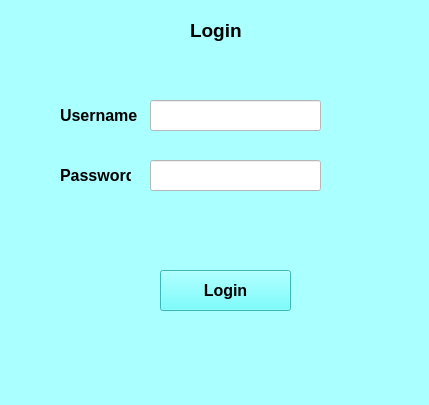
<?xml version="1.0" encoding="UTF-8"?>
<ui version="4.0">
 <class>MainWindow</class>
 <widget class="QMainWindow" name="MainWindow">
  <property name="geometry">
   <rect>
    <x>0</x>
    <y>0</y>
    <width>429</width>
    <height>405</height>
   </rect>
  </property>
  <property name="windowTitle">
   <string>MainWindow</string>
  </property>
  <property name="styleSheet">
   <string notr="true">background-color: rgb(170, 255, 255);</string>
  </property>
  <widget class="QWidget" name="centralwidget">
   <widget class="QLabel" name="label">
    <property name="geometry">
     <rect>
      <x>190</x>
      <y>10</y>
      <width>61</width>
      <height>41</height>
     </rect>
    </property>
    <property name="font">
     <font>
      <family>Segoe UI</family>
      <pointsize>14</pointsize>
      <weight>75</weight>
      <bold>true</bold>
      <kerning>true</kerning>
     </font>
    </property>
    <property name="text">
     <string>Login</string>
    </property>
   </widget>
   <widget class="QLineEdit" name="benedicto_username">
    <property name="geometry">
     <rect>
      <x>150</x>
      <y>100</y>
      <width>171</width>
      <height>31</height>
     </rect>
    </property>
    <property name="styleSheet">
     <string notr="true">background-color: rgb(255, 255, 255);</string>
    </property>
   </widget>
   <widget class="QLabel" name="label_4">
    <property name="geometry">
     <rect>
      <x>60</x>
      <y>100</y>
      <width>81</width>
      <height>31</height>
     </rect>
    </property>
    <property name="font">
     <font>
      <family>Segoe UI</family>
      <pointsize>12</pointsize>
      <weight>75</weight>
      <bold>true</bold>
     </font>
    </property>
    <property name="text">
     <string>Username</string>
    </property>
   </widget>
   <widget class="QLabel" name="label_5">
    <property name="geometry">
     <rect>
      <x>60</x>
      <y>160</y>
      <width>71</width>
      <height>31</height>
     </rect>
    </property>
    <property name="font">
     <font>
      <family>Segoe UI</family>
      <pointsize>12</pointsize>
      <weight>75</weight>
      <bold>true</bold>
     </font>
    </property>
    <property name="text">
     <string>Password</string>
    </property>
   </widget>
   <widget class="QLineEdit" name="benedicto_pass">
    <property name="geometry">
     <rect>
      <x>150</x>
      <y>160</y>
      <width>171</width>
      <height>31</height>
     </rect>
    </property>
    <property name="styleSheet">
     <string notr="true">background-color: rgb(255, 255, 255);</string>
    </property>
   </widget>
   <widget class="QPushButton" name="benedicto_login">
    <property name="geometry">
     <rect>
      <x>160</x>
      <y>270</y>
      <width>131</width>
      <height>41</height>
     </rect>
    </property>
    <property name="font">
     <font>
      <family>Segoe UI</family>
      <pointsize>12</pointsize>
      <weight>75</weight>
      <bold>true</bold>
     </font>
    </property>
    <property name="styleSheet">
     <string notr="true">background-color: rgb(85, 255, 255);</string>
    </property>
    <property name="text">
     <string>Login</string>
    </property>
   </widget>
  </widget>
  <widget class="QStatusBar" name="statusbar"/>
 </widget>
 <resources/>
 <connections/>
</ui>
